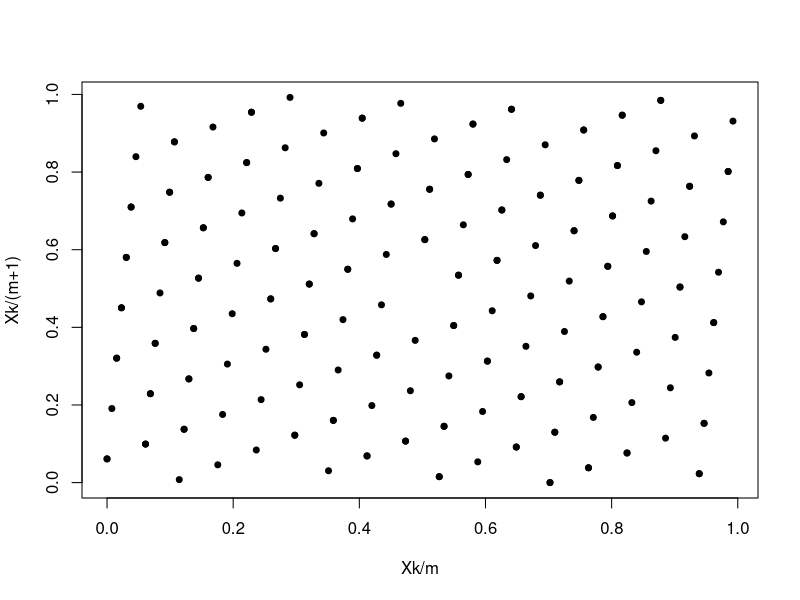

Write R code to recreate this figure.
fthreebits<-function(k,s,L,N){
    X0<-4*s+1;a<-8*k+5;m<-2^L;X<-X0
    for (i in 1:N){
	print(c(X,rev(intToBits(X)[1:5])))
	X<-(a*X)%%m ##c=0
    }
}
fthreebits(2,3,8,10)

fCongGenGrid<-function(a,m,c,X0,N){
    X<-X0
    vU<-rep(X0,N)
    for (i in 1:N){vU[i]<-X;X<-(a*X+c)%%m}
    vU<-vU/m
    plot(vU[1:(N-1)],vU[2:N],pch=19,cex=0.8,main="",xlab="Xk/m",ylab="Xk/(m+1)")
}
fCongGenGrid(a=17,m=131,c=8,X0=4,N=200)

